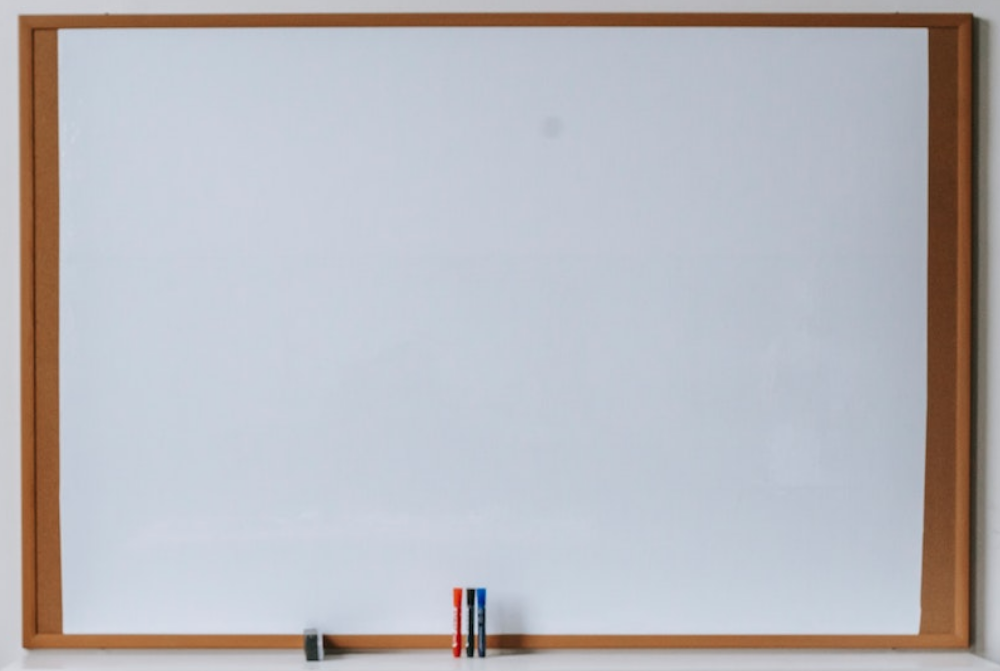
#> input picture Open CV/basics/whiteboard.png, 1000 x 671 px, found by its file name
$ python drawing.py
#> lines starting #> are read from the running program, lines starting #| are printed output that depends on the picture
import cv2

image_path = r"C:\Users\melwi\Desktop\ML\project1\Open CV\basics\whiteboard.png"

img = cv2.imread(image_path)
#> img is the input picture: shape (671, 1000, 3); mean B, G, R 189.1, 184, 184.2
print(img.shape)
#| (671, 1000, 3)

# line
cv2.line(img, (100, 150), (300, 450), (0, 255, 0), 3)

# rectangle
cv2.rectangle(img, (300, 350), (700, 200), (0, 0, 255), -1)

# circle
cv2.circle(img, (800, 200), 75, (255, 0, 0), 10)

# text
cv2.putText(img, 'Hey you!', (600, 450), cv2.FONT_HERSHEY_SIMPLEX, 2, (100, 20, 200), 7)
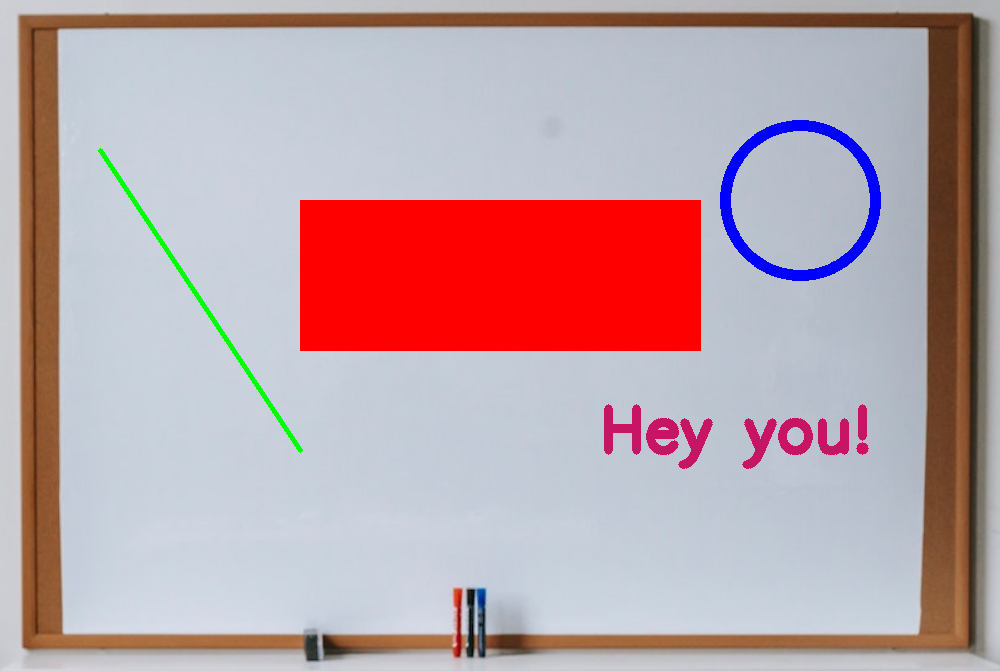
#> img: shape (671, 1000, 3); mean B, G, R 168.8, 162.9, 187.8

cv2.imshow('img', img)
cv2.waitKey(0)
